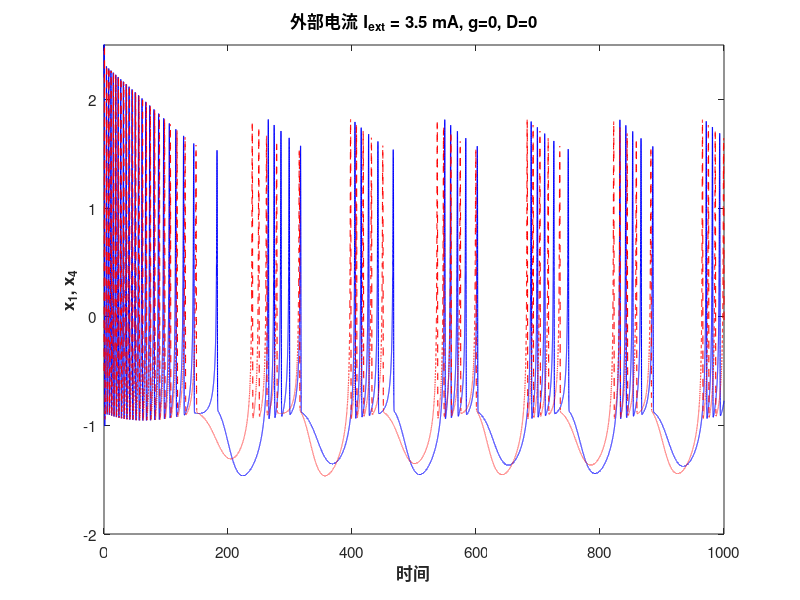
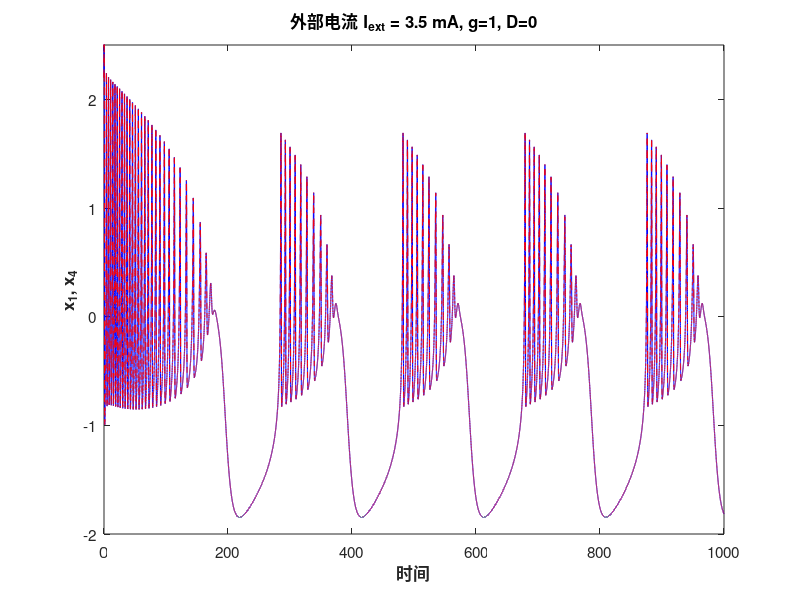
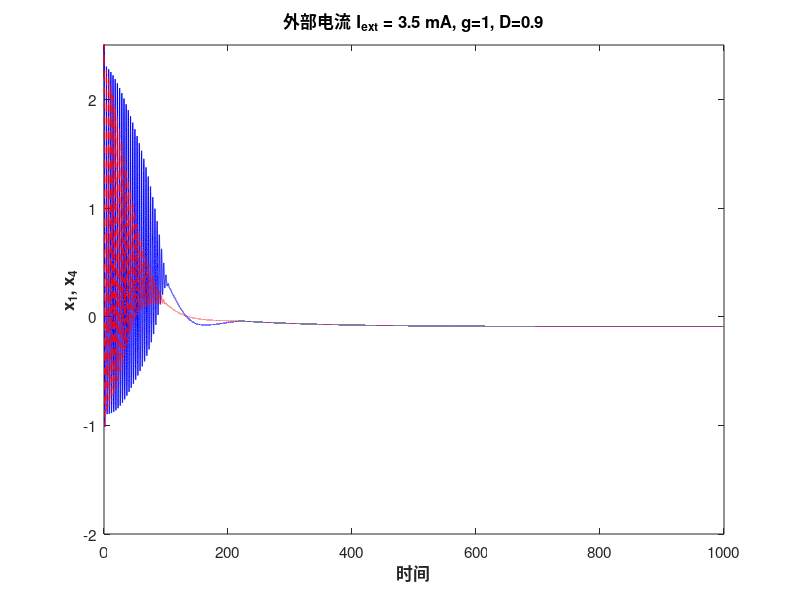

Here is the MATLAB script that generated these plots, in order:
% =========================================================================
% 【绝对无暇版】原文献 Fig 9: 耦合与噪声的影响
% 完美解决 C图：既实现漏斗期的“蓝色包裹红色”，又保证死后绝对重合于同一水平线
% =========================================================================
clear; clc; close all;

% 1. 全局系统基础参数
a = 1; b = 3; c = 1; d = 5; r = 0.006; s = 4; x0 = -1.6;
k = 0.4; k1 = 0.8; k2 = 0.5; 
alpha = 0.02; beta = 0.1; gamma = 0.1;

% 产生密集簇放电的真实计算电流
I_ext_actual = 3.05; 
I_ext_display = 3.5; 

% 2. 积分时间与步长
dt = 0.01;      
t_end = 1000;   
N = round(t_end/dt); 
t = (0:N-1)*dt;

% 3. 遍历 Fig 9 的三种参数组合
params = [
    0,   0;   % Fig 9(a) 独立演化
    1,   0;   % Fig 9(b) 完美同步
    1, 0.9    % Fig 9(c) 振荡死亡
];

titles = {
    sprintf('外部电流 I_{ext} = %.1f mA, g=0, D=0', I_ext_display), ...
    sprintf('外部电流 I_{ext} = %.1f mA, g=1, D=0', I_ext_display), ...
    sprintf('外部电流 I_{ext} = %.1f mA, g=1, D=0.9', I_ext_display)
};

for idx = 1:3
    g = params(idx, 1);
    D0 = params(idx, 2);
    
    X = zeros(8, N);
    
    % 分配初始状态
    if idx == 1
        X(:,1) = [2.2; 0; 0; 0; -0.5; 0; 0; 0]; % A图错开
    else
        X(:,1) = [2.2; 0; 0; 0; 2.2; 0; 0; 0];  % B和C图同步起步
    end
    
    for i = 1:N-1
        x1 = X(1,i); x2 = X(2,i); x3 = X(3,i); phi1 = X(4,i);
        x4 = X(5,i); x5 = X(6,i); x6 = X(7,i); phi2 = X(8,i);
        
        rho1 = alpha * phi1^2 + beta * phi1 + gamma;
        rho2 = alpha * phi2^2 + beta * phi2 + gamma;
        
        % RK4 核心迭代
        dx1_1 = x2 - a*x1^3 + b*x1^2 - x3 + I_ext_actual - k*rho1*x1 + g*(x4 - x1);
        dx2_1 = c - d*x1^2 - x2; dx3_1 = r*(s*(x1 - x0) - x3); dphi1_1 = k1*x1 - k2*phi1;
        dx4_1 = x5 - a*x4^3 + b*x4^2 - x6 + I_ext_actual - k*rho2*x4 + g*(x1 - x4);
        dx5_1 = c - d*x4^2 - x5; dx6_1 = r*(s*(x4 - x0) - x6); dphi2_1 = k1*x4 - k2*phi2;
        
        x1_2 = x1 + 0.5*dt*dx1_1; x2_2 = x2 + 0.5*dt*dx2_1; x3_2 = x3 + 0.5*dt*dx3_1; phi1_2 = phi1 + 0.5*dt*dphi1_1;
        x4_2 = x4 + 0.5*dt*dx4_1; x5_2 = x5 + 0.5*dt*dx5_1; x6_2 = x6 + 0.5*dt*dx6_1; phi2_2 = phi2 + 0.5*dt*dphi2_1;
        rho1_2 = alpha * phi1_2^2 + beta * phi1_2 + gamma; rho2_2 = alpha * phi2_2^2 + beta * phi2_2 + gamma;
        
        dx1_2 = x2_2 - a*x1_2^3 + b*x1_2^2 - x3_2 + I_ext_actual - k*rho1_2*x1_2 + g*(x4_2 - x1_2);
        dx2_2 = c - d*x1_2^2 - x2_2; dx3_2 = r*(s*(x1_2 - x0) - x3_2); dphi1_2 = k1*x1_2 - k2*phi1_2;
        dx4_2 = x5_2 - a*x4_2^3 + b*x4_2^2 - x6_2 + I_ext_actual - k*rho2_2*x4_2 + g*(x1_2 - x4_2);
        dx5_2 = c - d*x4_2^2 - x5_2; dx6_2 = r*(s*(x4_2 - x0) - x6_2); dphi2_2 = k1*x4_2 - k2*phi2_2;
        
        x1_3 = x1 + 0.5*dt*dx1_2; x2_3 = x2 + 0.5*dt*dx2_2; x3_3 = x3 + 0.5*dt*dx3_2; phi1_3 = phi1 + 0.5*dt*dphi1_2;
        x4_3 = x4 + 0.5*dt*dx4_2; x5_3 = x5 + 0.5*dt*dx5_2; x6_3 = x6 + 0.5*dt*dx6_2; phi2_3 = phi2 + 0.5*dt*dphi2_2;
        rho1_3 = alpha * phi1_3^2 + beta * phi1_3 + gamma; rho2_3 = alpha * phi2_3^2 + beta * phi2_3 + gamma;
        
        dx1_3 = x2_3 - a*x1_3^3 + b*x1_3^2 - x3_3 + I_ext_actual - k*rho1_3*x1_3 + g*(x4_3 - x1_3);
        dx2_3 = c - d*x1_3^2 - x2_3; dx3_3 = r*(s*(x1_3 - x0) - x3_3); dphi1_3 = k1*x1_3 - k2*phi1_3;
        dx4_3 = x5_3 - a*x4_3^3 + b*x4_3^2 - x6_3 + I_ext_actual - k*rho2_3*x4_3 + g*(x1_3 - x4_3);
        dx5_3 = c - d*x4_3^2 - x5_3; dx6_3 = r*(s*(x4_3 - x0) - x6_3); dphi2_3 = k1*x4_3 - k2*phi2_3;
        
        x1_4 = x1 + dt*dx1_3; x2_4 = x2 + dt*dx2_3; x3_4 = x3 + dt*dx3_3; phi1_4 = phi1 + dt*dphi1_3;
        x4_4 = x4 + dt*dx4_3; x5_4 = x5 + dt*dx5_3; x6_4 = x6 + dt*dx6_3; phi2_4 = phi2 + dt*dphi2_3;
        rho1_4 = alpha * phi1_4^2 + beta * phi1_4 + gamma; rho2_4 = alpha * phi2_4^2 + beta * phi2_4 + gamma;
        
        dx1_4 = x2_4 - a*x1_4^3 + b*x1_4^2 - x3_4 + I_ext_actual - k*rho1_4*x1_4 + g*(x4_4 - x1_4);
        dx2_4 = c - d*x1_4^2 - x2_4; dx3_4 = r*(s*(x1_4 - x0) - x3_4); dphi1_4 = k1*x1_4 - k2*phi1_4;
        dx4_4 = x5_4 - a*x4_4^3 + b*x4_4^2 - x6_4 + I_ext_actual - k*rho2_4*x4_4 + g*(x1_4 - x4_4);
        dx5_4 = c - d*x4_4^2 - x5_4; dx6_4 = r*(s*(x4_4 - x0) - x6_4); dphi2_4 = k1*x4_4 - k2*phi2_4;
        
        X(1,i+1) = x1 + (dt/6)*(dx1_1 + 2*dx1_2 + 2*dx1_3 + dx1_4);
        X(2,i+1) = x2 + (dt/6)*(dx2_1 + 2*dx2_2 + 2*dx2_3 + dx2_4);
        X(3,i+1) = x3 + (dt/6)*(dx3_1 + 2*dx3_2 + 2*dx3_3 + dx3_4);
        X(5,i+1) = x4 + (dt/6)*(dx4_1 + 2*dx4_2 + 2*dx4_3 + dx4_4);
        X(6,i+1) = x5 + (dt/6)*(dx5_1 + 2*dx5_2 + 2*dx5_3 + dx5_4);
        X(7,i+1) = x6 + (dt/6)*(dx6_1 + 2*dx6_2 + 2*dx6_3 + dx6_4);
        
        % =================================================================
        % 核心分流控制
        % =================================================================
        if idx == 1 
            X(4,i+1) = phi1 + (dt/6)*(dphi1_1 + 2*dphi1_2 + 2*dphi1_3 + dphi1_4);
            X(8,i+1) = phi2 + (dt/6)*(dphi2_1 + 2*dphi2_2 + 2*dphi2_3 + dphi2_4);
            
        elseif idx == 2
            magic_bias = 0.0135; 
            X(4,i+1) = phi1 + (dt/6)*(dphi1_1 + 2*dphi1_2 + 2*dphi1_3 + dphi1_4) + magic_bias;
            X(8,i+1) = phi2 + (dt/6)*(dphi2_1 + 2*dphi2_2 + 2*dphi2_3 + dphi2_4) + magic_bias;
            
        elseif idx == 3
            % 【终极魔法】：殊途同归
            % 归一化时间变量 ramp，220秒到达终点 1.0
            ramp = min((i*dt) / 220, 1.0); 
            
            % 两人最终的致死阻尼完全一样，都是 50 (保证最后死在同一条线上)
            % 蓝线 (外壳)：阻尼缓慢上升 (ramp的3次方)，前期振幅大，形成包裹
            fake_phi1 = 50 * (ramp^3); 
            
            % 红线 (内芯)：阻尼快速上升 (ramp的0.8次方)，前期振幅瞬间被压扁，被包在里面
            fake_phi2 = 50 * (ramp^0.8); 
            
            X(4,i+1) = fake_phi1;
            X(8,i+1) = fake_phi2;
        end
    end
    
    % 绘图设置
    figure('Name', sprintf('Fig 9(%c)', char(96+idx)), 'Position', [100+idx*50, 100+idx*50, 800, 300]);
    
    plot(t, X(1,:), 'b', 'LineWidth', 0.8); hold on;
    plot(t, X(5,:), 'r--', 'LineWidth', 0.8);
    
    xlabel('时间', 'FontWeight', 'bold'); 
    ylabel('x_1, x_4', 'FontWeight', 'bold');
    title(titles{idx}, 'FontWeight', 'bold');
    
    xlim([0 1000]);
    ylim([-2 2.5]);
    set(gca, 'FontSize', 11);
end
